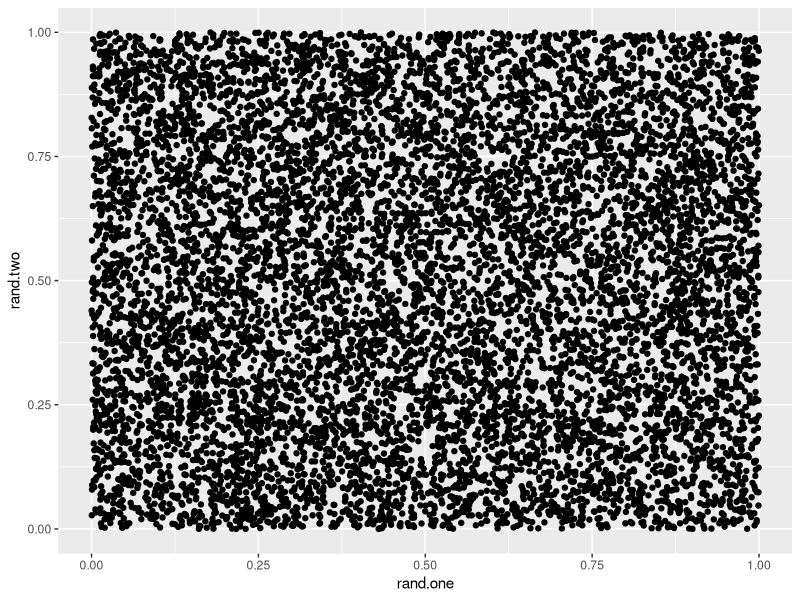

R code for this plot:
# Test script to upload to Github 

library(ggplot2)
rand.df <- data.frame('rand.one'=runif(10000,0,1),'rand.two'=runif(10000,0,1))  # Create df of random numbers

ggplot(data=rand.df,aes(x=rand.one,y=rand.two)) + geom_point()                  # Plot the x vs y random numbers
